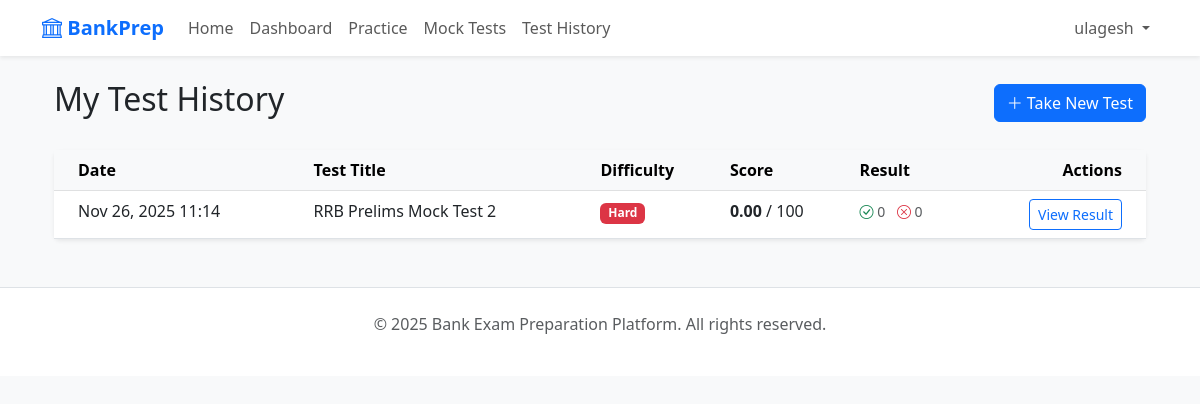
Before: /tests/history/ (signed in) with the older database file.
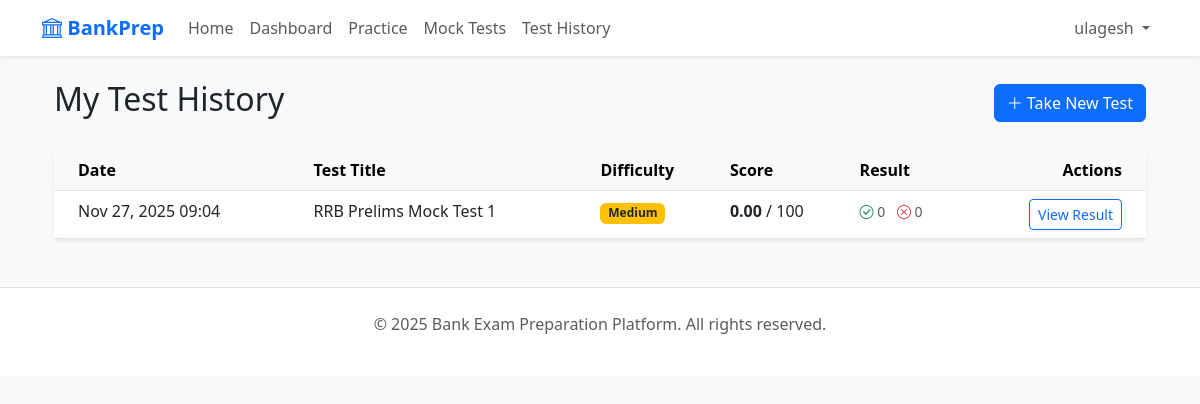
After: the same page with the newer database file.
### tests/models.py (models this page shows, shortened)
class UserTestAttempt(models.Model):
    user = models.ForeignKey(settings.AUTH_USER_MODEL, on_delete=models.CASCADE)
    mock_test = models.ForeignKey(MockTest, on_delete=models.CASCADE)
    score = models.FloatField(default=0.0)
    correct_count = models.IntegerField(default=0)
    wrong_count = models.IntegerField(default=0)
    skipped_count = models.IntegerField(default=0)
    completed_at = models.DateTimeField(auto_now_add=True)

class MockTest(models.Model):
    DIFFICULTY_CHOICES = [
        ('Easy', 'Easy'),
        ('Medium', 'Medium'),
        ('Hard', 'Hard'),
    ]
    EXAM_TYPE_CHOICES = [
        ('SBI', 'SBI Clerk'),
        ('IBPS', 'IBPS Clerk'),
        ('RRB', 'RRB Clerk'),
    ]
    STAGE_CHOICES = [
        ('Prelims', 'Prelims'),
        ('Mains', 'Mains'),
    ]
    title = models.CharField(max_length=200)
    exam = models.ForeignKey(Exam, on_delete=models.CASCADE)
    duration = models.IntegerField(help_text="Duration in minutes")
    difficulty = models.CharField(max_length=10, choices=DIFFICULTY_CHOICES, default='Medium')
    exam_type = models.CharField(max_length=10, choices=EXAM_TYPE_CHOICES, default='SBI')
    stage = models.CharField(max_length=10, choices=STAGE_CHOICES, default='Prelims')
    total_marks = models.FloatField(default=100.0)
    created_at = models.DateTimeField(auto_now_add=True)

### tests/views.py (the view)
# urls.py: path('history/', views.test_history, name='test_history'),
@login_required
def test_history(request):
    attempts = UserTestAttempt.objects.filter(user=request.user).order_by('-completed_at')
    return render(request, 'tests/test_history.html', {'attempts': attempts})

### tests/templates/tests/test_history.html (shortened to what this page needs)
{% extends "base.html" %}
{% block content %}
<div class="container">
    <div class="d-flex justify-content-between align-items-center mb-4">
        <h2>My Test History</h2>
        <a href="{% url 'generate_test' %}" class="btn btn-primary"><i class="bi bi-plus-lg"></i> Take New Test</a>
    </div>
    {% if attempts %}
    <div class="card shadow-sm">
        <div class="card-body p-0">
            <div class="table-responsive">
                <table class="table table-hover mb-0">
                    <thead class="table-light">
                        <tr>
                            <th scope="col" class="ps-4">Date</th>
                            <th scope="col">Test Title</th>
                            <th scope="col">Difficulty</th>
                            <th scope="col">Score</th>
                            <th scope="col">Result</th>
                            <th scope="col" class="text-end pe-4">Actions</th>
                        </tr>
                    </thead>
                    <tbody>
                        {% for attempt in attempts %}
                        <tr>
                            <td class="ps-4">{{ attempt.completed_at|date:"M d, Y H:i" }}</td>
                            <td>{{ attempt.mock_test.title }}</td>
                            <td>
                                {% if attempt.mock_test.difficulty == 'Easy' %}
                                <span class="badge bg-success">Easy</span>
                                {% elif attempt.mock_test.difficulty == 'Medium' %}
                                <span class="badge bg-warning text-dark">Medium</span>
                                {% else %}
                                <span class="badge bg-danger">Hard</span>
                                {% endif %}
                            </td>
                            <td><strong>{{ attempt.score|floatformat:2 }}</strong> / {{attempt.mock_test.total_marks|floatformat:0 }}</td>
                            <td>
                                <span class="text-muted small">
                                    <i class="bi bi-check-circle text-success"></i> {{ attempt.correct_count }}
                                    <i class="bi bi-x-circle text-danger ms-2"></i> {{ attempt.wrong_count }}
                                </span>
                            </td>
                            <td class="text-end pe-4">
                                <a href="{% url 'test_result' attempt.id %}" class="btn btn-sm btn-outline-primary">
                                    View Result
                                </a>
                            </td>
                        </tr>
                        {% endfor %}
                    </tbody>
                </table>
            </div>
        </div>
    </div>
    {% endif %}
</div>
{% endblock %}

Changed rows visible on the page:
removed UserTestAttempt: completed_at "Nov 26, 2025 11:14", mock_test "RRB Prelims Mock Test 2", shows "Hard", score "0.00", mock_test.total_marks "100", correct_count "0", wrong_count "0"
added UserTestAttempt: completed_at "Nov 27, 2025 09:04", mock_test "RRB Prelims Mock Test 1", shows "Medium", score "0.00", mock_test.total_marks "100", correct_count "0", wrong_count "0"
